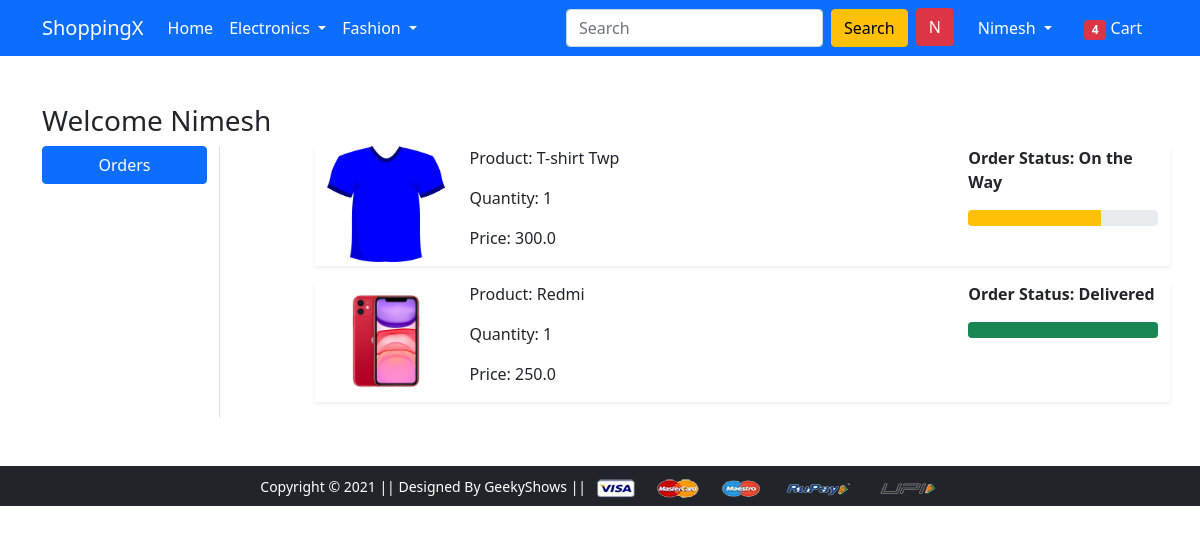
Page /orders/ (signed in) on the committed database.
### app/models.py (models this page shows, shortened)
class OrderPlaced(models.Model):
	user = models.ForeignKey(User,on_delete=models.CASCADE)
	customer = models.ForeignKey(Customer,on_delete=models.CASCADE)
	product = models.ForeignKey(Product,on_delete=models.CASCADE)
	quantity = models.PositiveIntegerField(default=1)
	ordered_date = models.DateTimeField(auto_now_add = True)
	status = models.CharField(max_length = 50, choices = STATUS_CHOICES, default='Pending')
	@property
	def total_cost(self):
		return self.quantity * self.product.discounted_price

class Product(models.Model):
	title = models.CharField(max_length = 100)
	selling_price = models.FloatField()
	discounted_price = models.FloatField()
	description = models.TextField()
	brand = models.CharField(max_length = 100)
	category = models.CharField(max_length = 2, choices = CATEGORY)
	product_image = models.ImageField(upload_to = 'prodimg')

### app/views.py (the view)
# urls.py: path('orders/', views.orders, name='orders'),
@login_required(login_url='/login/')
def orders(request):
    user = request.user
    order = OrderPlaced.objects.filter(user=user)
    return render(request, 'app/orders.html',{'order':order})

### app/templates/app/orders.html (shortened to what this page needs)
{% extends 'app/base.html' %}
{% load static %}
{% block main-content %}
<div class="container my-5">
 <div class="row">
   <h3>Welcome <span class ="text-capitalize"> {{request.user}}</span> </h3>
  <div class="col-sm-2 border-end">
   <ul class="list-unstyled">
    <li class="d-grid"><a href="{% url 'orders' %}" class="btn btn-primary">Orders</a></li>
   </ul>
  </div>
  <div class="col-sm-9 offset-sm-1">
   <div class="row">
    {% for op in order %}
     <div class="col-sm-12">
      <div class="row shadow-sm mb-3">
       <div class="col-sm-2"><img src="{{op.product.product_image.url}}" alt="" srcset="" class="img-fluid" height="150" width="150"></div>
       <div class="col-sm-7">
        <p>Product: {{op.product.title}}</p>
        <p>Quantity: {{op.quantity}}</p>
        <p>Price: {{op.total_cost}}</p>
       </div>
       <div class="col-sm-3 fw-bold">
        <p>Order Status: {{op.status}}</p>
         {% if op.status == 'On the Way' %}
         <div class="progress">
          <div class="progress-bar bg-warning" role="progressbar" style="width: 70%" aria-valuenow="70" aria-valuemin="0" aria-valuemax="100"></div>
         </div>
         {% endif %}
         {% if op.status == 'Delivered' %}
         <div class="progress">
          <div class="progress-bar bg-success" role="progressbar" style="width: 100%" aria-valuenow="100" aria-valuemin="0" aria-valuemax="100"></div>
         </div>
         {% endif %}
        </div>
       </div>
      </div>
     </div>
    {% endfor %}
   </div>
  </div>
{% endblock main-content %}

### app/templates/app/base.html (shortened to what this page needs)
<!doctype html>
{% load static %}
<html lang="en">
  <head>
    <link href="https://cdn.jsdelivr.net/npm/bootstrap@5.0.0-beta1/dist/css/bootstrap.min.css" rel="stylesheet">
    <link rel="stylesheet" href="{% static 'app/css/owl.carousel.min.css' %}">
    <link rel="stylesheet" href="{% static 'app/css/all.min.css' %}">
    <link rel="stylesheet" href="{% static 'app/css/style.css' %}">
  </head>
  <body>
    <nav class="navbar navbar-expand-lg navbar-dark bg-primary">
     <div class="container">
       <a class="navbar-brand" href="/">ShoppingX</a>
       <div class="collapse navbar-collapse" id="navbarSupportedContent">
         <ul class="navbar-nav me-auto mb-2 mb-lg-0">
           <li class="nav-item">
             <a class="nav-link active" aria-current="page" href="/">Home</a>
           </li>
           <li class="nav-item dropdown">
             <a class="nav-link dropdown-toggle text-white" href="#" id="electronicsDropdown" role="button" data-bs-toggle="dropdown" aria-expanded="false">
               Electronics
             </a>
           </li>
           <li class="nav-item dropdown">
             <a class="nav-link dropdown-toggle text-white" href="#" id="fashionDropdown" role="button" data-bs-toggle="dropdown" aria-expanded="false">
               Fashion
             </a>
           </li>
         </ul>
         <form class="d-flex">
           <input class="form-control me-2" type="search" placeholder="Search" aria-label="Search">
           <button class="btn btn-warning" type="submit">Search</button>
         </form>
         <div>
          <ul class="navbar-nav me-auto mb-2 mb-lg-0">
            {% if request.user.is_authenticated %}
            <li class="nav-item mx-2">
           <button class="btn btn-danger" type="submit">{{ request.user|make_list|first|capfirst }}</button>
            </li>
           <li class="nav-item dropdown mx-2">
              <a class="nav-link dropdown-toggle text-white" href="#" id="profileDropdown" role="button" data-bs-toggle="dropdown" aria-expanded="false">
                                {{request.user.username|capfirst}}
              </a>
            </li>
            <li class="nav-item mx-2">
             <a href="{% url 'show-cart' %}" class="nav-link text-white"><span class="badge bg-danger">4</span> Cart </a>
            </li>
            {% endif %}
          </ul>
         </div>
       </div>
     </div>
    </nav>
    {% block main-content %} {% endblock main-content %}
    <footer class="container-fluid bg-dark text-center p-2 mt-5">
        <small class="text-white">Copyright &copy; 2021 || Designed By GeekyShows || </small>
        <img src="{% static 'app/images/payment.png' %}" alt="" srcset="" class="img-fluid" height="2px">
    </footer>
  </body>
</html>

### rows in the picture
OrderPlaced: product.product_image (picture), product "T-shirt Twp", quantity "1", total_cost "300.0", status "On the Way"
OrderPlaced: product.product_image (picture), product "Redmi", quantity "1", total_cost "250.0", status "Delivered"

### other values in the picture
{{ request.user|make_list|first|capfirst }} "N"
{{ request.user.username|capfirst }} "Nimesh"
{{ request.user }} "Nimesh"
